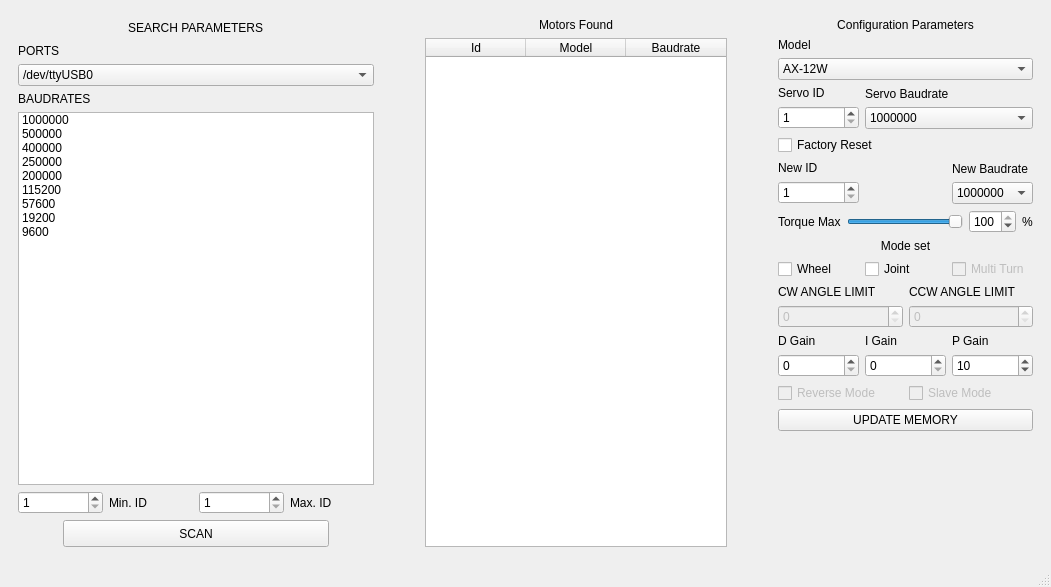
<?xml version="1.0" encoding="UTF-8"?>
<ui version="4.0">
 <class>MainWindow</class>
 <widget class="QMainWindow" name="MainWindow">
  <property name="geometry">
   <rect>
    <x>0</x>
    <y>0</y>
    <width>1051</width>
    <height>587</height>
   </rect>
  </property>
  <property name="minimumSize">
   <size>
    <width>1051</width>
    <height>587</height>
   </size>
  </property>
  <property name="windowTitle">
   <string>MainWindow</string>
  </property>
  <property name="styleSheet">
   <string notr="true"/>
  </property>
  <widget class="QWidget" name="centralwidget">
   <layout class="QGridLayout" name="gridLayout_6">
    <item row="0" column="0">
     <widget class="QFrame" name="framesearch">
      <property name="frameShape">
       <enum>QFrame::NoFrame</enum>
      </property>
      <property name="frameShadow">
       <enum>QFrame::Raised</enum>
      </property>
      <layout class="QGridLayout" name="gridLayout">
       <item row="5" column="0">
        <layout class="QHBoxLayout" name="horizontalLayout">
         <item>
          <widget class="QSpinBox" name="id_search_min">
           <property name="accelerated">
            <bool>true</bool>
           </property>
           <property name="minimum">
            <number>1</number>
           </property>
           <property name="maximum">
            <number>252</number>
           </property>
          </widget>
         </item>
         <item>
          <widget class="QLabel" name="label_4">
           <property name="text">
            <string>Min. ID</string>
           </property>
          </widget>
         </item>
         <item>
          <widget class="QSpinBox" name="id_search_max">
           <property name="accelerated">
            <bool>true</bool>
           </property>
           <property name="minimum">
            <number>1</number>
           </property>
           <property name="maximum">
            <number>252</number>
           </property>
           <property name="singleStep">
            <number>1</number>
           </property>
          </widget>
         </item>
         <item>
          <widget class="QLabel" name="label_5">
           <property name="text">
            <string>Max. ID</string>
           </property>
          </widget>
         </item>
        </layout>
       </item>
       <item row="1" column="0">
        <widget class="QLabel" name="portttxt">
         <property name="text">
          <string>PORTS</string>
         </property>
        </widget>
       </item>
       <item row="2" column="0">
        <widget class="QComboBox" name="port_combox">
         <item>
          <property name="text">
           <string>/dev/ttyUSB0</string>
          </property>
         </item>
         <item>
          <property name="text">
           <string>/dev/ttyUSB1</string>
          </property>
         </item>
        </widget>
       </item>
       <item row="3" column="0">
        <widget class="QLabel" name="BAUDRATEtxt">
         <property name="text">
          <string>BAUDRATES</string>
         </property>
        </widget>
       </item>
       <item row="6" column="0">
        <layout class="QHBoxLayout" name="horizontalLayout_5">
         <item>
          <spacer name="horizontalSpacer">
           <property name="orientation">
            <enum>Qt::Horizontal</enum>
           </property>
           <property name="sizeHint" stdset="0">
            <size>
             <width>40</width>
             <height>20</height>
            </size>
           </property>
          </spacer>
         </item>
         <item>
          <widget class="QPushButton" name="scan_btn">
           <property name="minimumSize">
            <size>
             <width>266</width>
             <height>27</height>
            </size>
           </property>
           <property name="maximumSize">
            <size>
             <width>266</width>
             <height>27</height>
            </size>
           </property>
           <property name="layoutDirection">
            <enum>Qt::LeftToRight</enum>
           </property>
           <property name="styleSheet">
            <string notr="true">background-image: url(:/testebutton.jpg);</string>
           </property>
           <property name="text">
            <string>SCAN</string>
           </property>
          </widget>
         </item>
         <item>
          <spacer name="horizontalSpacer_2">
           <property name="orientation">
            <enum>Qt::Horizontal</enum>
           </property>
           <property name="sizeHint" stdset="0">
            <size>
             <width>40</width>
             <height>20</height>
            </size>
           </property>
          </spacer>
         </item>
        </layout>
       </item>
       <item row="4" column="0">
        <widget class="QListWidget" name="baudrate_list">
         <property name="frameShape">
          <enum>QFrame::StyledPanel</enum>
         </property>
         <property name="frameShadow">
          <enum>QFrame::Sunken</enum>
         </property>
         <property name="lineWidth">
          <number>0</number>
         </property>
         <property name="midLineWidth">
          <number>0</number>
         </property>
         <property name="verticalScrollBarPolicy">
          <enum>Qt::ScrollBarAsNeeded</enum>
         </property>
         <property name="dragEnabled">
          <bool>false</bool>
         </property>
         <property name="dragDropOverwriteMode">
          <bool>false</bool>
         </property>
         <property name="movement">
          <enum>QListView::Static</enum>
         </property>
         <property name="flow">
          <enum>QListView::TopToBottom</enum>
         </property>
         <property name="viewMode">
          <enum>QListView::ListMode</enum>
         </property>
         <property name="uniformItemSizes">
          <bool>false</bool>
         </property>
         <property name="wordWrap">
          <bool>false</bool>
         </property>
         <property name="currentRow">
          <number>-1</number>
         </property>
         <property name="sortingEnabled">
          <bool>false</bool>
         </property>
         <item>
          <property name="text">
           <string>1000000</string>
          </property>
          <property name="checkState">
           <enum>Unchecked</enum>
          </property>
         </item>
         <item>
          <property name="text">
           <string>500000</string>
          </property>
          <property name="checkState">
           <enum>Unchecked</enum>
          </property>
         </item>
         <item>
          <property name="text">
           <string>400000</string>
          </property>
          <property name="checkState">
           <enum>Unchecked</enum>
          </property>
         </item>
         <item>
          <property name="text">
           <string>250000</string>
          </property>
          <property name="checkState">
           <enum>Unchecked</enum>
          </property>
         </item>
         <item>
          <property name="text">
           <string>200000</string>
          </property>
          <property name="checkState">
           <enum>Unchecked</enum>
          </property>
         </item>
         <item>
          <property name="text">
           <string>115200</string>
          </property>
          <property name="checkState">
           <enum>Unchecked</enum>
          </property>
         </item>
         <item>
          <property name="text">
           <string>57600</string>
          </property>
          <property name="checkState">
           <enum>Unchecked</enum>
          </property>
         </item>
         <item>
          <property name="text">
           <string>19200</string>
          </property>
          <property name="checkState">
           <enum>Unchecked</enum>
          </property>
         </item>
         <item>
          <property name="text">
           <string>9600</string>
          </property>
          <property name="checkState">
           <enum>Unchecked</enum>
          </property>
         </item>
        </widget>
       </item>
       <item row="0" column="0">
        <layout class="QHBoxLayout" name="horizontalLayout_8">
         <item>
          <spacer name="horizontalSpacer_3">
           <property name="orientation">
            <enum>Qt::Horizontal</enum>
           </property>
           <property name="sizeHint" stdset="0">
            <size>
             <width>40</width>
             <height>20</height>
            </size>
           </property>
          </spacer>
         </item>
         <item>
          <widget class="QLabel" name="searchparamtxt">
           <property name="text">
            <string>SEARCH PARAMETERS</string>
           </property>
          </widget>
         </item>
         <item>
          <spacer name="horizontalSpacer_4">
           <property name="orientation">
            <enum>Qt::Horizontal</enum>
           </property>
           <property name="sizeHint" stdset="0">
            <size>
             <width>40</width>
             <height>20</height>
            </size>
           </property>
          </spacer>
         </item>
        </layout>
       </item>
      </layout>
     </widget>
    </item>
    <item row="0" column="1">
     <widget class="QFrame" name="framelist">
      <property name="frameShape">
       <enum>QFrame::NoFrame</enum>
      </property>
      <property name="frameShadow">
       <enum>QFrame::Raised</enum>
      </property>
      <layout class="QGridLayout" name="gridLayout_2">
       <item row="0" column="0">
        <widget class="QLabel" name="label_6">
         <property name="enabled">
          <bool>true</bool>
         </property>
         <property name="layoutDirection">
          <enum>Qt::LeftToRight</enum>
         </property>
         <property name="text">
          <string>Motors Found</string>
         </property>
         <property name="alignment">
          <set>Qt::AlignCenter</set>
         </property>
        </widget>
       </item>
       <item row="1" column="0">
        <widget class="QTableWidget" name="table_found">
         <property name="maximumSize">
          <size>
           <width>302</width>
           <height>16777215</height>
          </size>
         </property>
         <column>
          <property name="text">
           <string>Id</string>
          </property>
         </column>
         <column>
          <property name="text">
           <string>Model</string>
          </property>
         </column>
         <column>
          <property name="text">
           <string>Baudrate</string>
          </property>
         </column>
        </widget>
       </item>
      </layout>
     </widget>
    </item>
    <item row="0" column="2">
     <layout class="QVBoxLayout" name="verticalLayout_7">
      <item>
       <widget class="QFrame" name="frameconfig">
        <property name="maximumSize">
         <size>
          <width>273</width>
          <height>523</height>
         </size>
        </property>
        <property name="frameShape">
         <enum>QFrame::NoFrame</enum>
        </property>
        <property name="frameShadow">
         <enum>QFrame::Raised</enum>
        </property>
        <layout class="QGridLayout" name="gridLayout_7">
         <item row="4" column="0">
          <layout class="QHBoxLayout" name="horizontalLayout_2">
           <item>
            <widget class="QLabel" name="torquemaxtxt">
             <property name="text">
              <string>Torque Max</string>
             </property>
            </widget>
           </item>
           <item>
            <widget class="QSlider" name="torque_slider">
             <property name="minimum">
              <number>1</number>
             </property>
             <property name="maximum">
              <number>100</number>
             </property>
             <property name="value">
              <number>100</number>
             </property>
             <property name="tracking">
              <bool>true</bool>
             </property>
             <property name="orientation">
              <enum>Qt::Horizontal</enum>
             </property>
            </widget>
           </item>
           <item>
            <layout class="QHBoxLayout" name="horizontalLayout_4">
             <item>
              <widget class="QSpinBox" name="torque_spin">
               <property name="minimum">
                <number>1</number>
               </property>
               <property name="maximum">
                <number>100</number>
               </property>
               <property name="value">
                <number>100</number>
               </property>
              </widget>
             </item>
             <item>
              <widget class="QLabel" name="label">
               <property name="text">
                <string>%</string>
               </property>
               <property name="alignment">
                <set>Qt::AlignCenter</set>
               </property>
              </widget>
             </item>
            </layout>
           </item>
          </layout>
         </item>
         <item row="8" column="0">
          <layout class="QHBoxLayout" name="horizontalLayout_7">
           <item>
            <widget class="QCheckBox" name="reverse_mode">
             <property name="enabled">
              <bool>false</bool>
             </property>
             <property name="text">
              <string>Reverse Mode</string>
             </property>
            </widget>
           </item>
           <item>
            <widget class="QCheckBox" name="slave_mode">
             <property name="enabled">
              <bool>false</bool>
             </property>
             <property name="text">
              <string>Slave Mode</string>
             </property>
            </widget>
           </item>
          </layout>
         </item>
         <item row="0" column="0">
          <widget class="QLabel" name="label_7">
           <property name="text">
            <string>Configuration Parameters</string>
           </property>
           <property name="alignment">
            <set>Qt::AlignCenter</set>
           </property>
          </widget>
         </item>
         <item row="3" column="0">
          <layout class="QGridLayout" name="gridLayout_3">
           <item row="0" column="0">
            <layout class="QVBoxLayout" name="verticalLayout">
             <item>
              <widget class="QLabel" name="servoidtxt">
               <property name="text">
                <string>Servo ID</string>
               </property>
              </widget>
             </item>
             <item>
              <widget class="QSpinBox" name="servo_id">
               <property name="accelerated">
                <bool>true</bool>
               </property>
               <property name="minimum">
                <number>1</number>
               </property>
               <property name="maximum">
                <number>252</number>
               </property>
              </widget>
             </item>
            </layout>
           </item>
           <item row="1" column="0" colspan="2">
            <widget class="QCheckBox" name="checkBox">
             <property name="text">
              <string>Factory Reset</string>
             </property>
            </widget>
           </item>
           <item row="2" column="0">
            <layout class="QVBoxLayout" name="verticalLayout_3">
             <item>
              <widget class="QLabel" name="newidtxt">
               <property name="text">
                <string>New ID</string>
               </property>
              </widget>
             </item>
             <item>
              <widget class="QSpinBox" name="new_id">
               <property name="accelerated">
                <bool>true</bool>
               </property>
               <property name="minimum">
                <number>1</number>
               </property>
               <property name="maximum">
                <number>252</number>
               </property>
              </widget>
             </item>
            </layout>
           </item>
           <item row="2" column="2">
            <layout class="QVBoxLayout" name="verticalLayout_4">
             <item>
              <widget class="QLabel" name="newbaud">
               <property name="text">
                <string>New Baudrate</string>
               </property>
              </widget>
             </item>
             <item>
              <widget class="QComboBox" name="new_baudlist">
               <item>
                <property name="text">
                 <string>1000000</string>
                </property>
               </item>
               <item>
                <property name="text">
                 <string>500000</string>
                </property>
               </item>
               <item>
                <property name="text">
                 <string>400000</string>
                </property>
               </item>
               <item>
                <property name="text">
                 <string>250000</string>
                </property>
               </item>
               <item>
                <property name="text">
                 <string>200000</string>
                </property>
               </item>
               <item>
                <property name="text">
                 <string>11520</string>
                </property>
               </item>
               <item>
                <property name="text">
                 <string>57600</string>
                </property>
               </item>
               <item>
                <property name="text">
                 <string>19200</string>
                </property>
               </item>
               <item>
                <property name="text">
                 <string>9600</string>
                </property>
               </item>
              </widget>
             </item>
            </layout>
           </item>
           <item row="0" column="1" colspan="2">
            <layout class="QVBoxLayout" name="verticalLayout_2">
             <item>
              <widget class="QLabel" name="servobaudrate">
               <property name="text">
                <string>Servo Baudrate</string>
               </property>
              </widget>
             </item>
             <item>
              <widget class="QComboBox" name="servo_baudlist">
               <item>
                <property name="text">
                 <string>1000000</string>
                </property>
               </item>
               <item>
                <property name="text">
                 <string>500000</string>
                </property>
               </item>
               <item>
                <property name="text">
                 <string>400000</string>
                </property>
               </item>
               <item>
                <property name="text">
                 <string>250000</string>
                </property>
               </item>
               <item>
                <property name="text">
                 <string>200000</string>
                </property>
               </item>
               <item>
                <property name="text">
                 <string>11520</string>
                </property>
               </item>
               <item>
                <property name="text">
                 <string>57600</string>
                </property>
               </item>
               <item>
                <property name="text">
                 <string>19200</string>
                </property>
               </item>
               <item>
                <property name="text">
                 <string>9600</string>
                </property>
               </item>
              </widget>
             </item>
            </layout>
           </item>
          </layout>
         </item>
         <item row="9" column="0">
          <widget class="QPushButton" name="update_memory">
           <property name="maximumSize">
            <size>
             <width>1920</width>
             <height>1080</height>
            </size>
           </property>
           <property name="styleSheet">
            <string notr="true">background-image: url(:/updateeprombut.jpg);</string>
           </property>
           <property name="text">
            <string>UPDATE MEMORY</string>
           </property>
           <property name="flat">
            <bool>false</bool>
           </property>
          </widget>
         </item>
         <item row="6" column="0">
          <layout class="QGridLayout" name="gridLayout_5">
           <item row="0" column="0">
            <widget class="QLabel" name="label_16">
             <property name="text">
              <string>Mode set</string>
             </property>
             <property name="alignment">
              <set>Qt::AlignCenter</set>
             </property>
            </widget>
           </item>
           <item row="1" column="0">
            <layout class="QHBoxLayout" name="horizontalLayout_6">
             <item>
              <widget class="QCheckBox" name="wheel_mode">
               <property name="styleSheet">
                <string notr="true">background-image: url(:/background.jpg);</string>
               </property>
               <property name="text">
                <string>Wheel</string>
               </property>
              </widget>
             </item>
             <item>
              <widget class="QCheckBox" name="joint_mode">
               <property name="autoFillBackground">
                <bool>false</bool>
               </property>
               <property name="text">
                <string>Joint</string>
               </property>
               <property name="checkable">
                <bool>true</bool>
               </property>
               <property name="tristate">
                <bool>false</bool>
               </property>
              </widget>
             </item>
             <item>
              <widget class="QCheckBox" name="multiturn_mode">
               <property name="enabled">
                <bool>false</bool>
               </property>
               <property name="text">
                <string>Multi Turn</string>
               </property>
              </widget>
             </item>
            </layout>
           </item>
           <item row="2" column="0">
            <layout class="QGridLayout" name="gridLayout_4">
             <item row="0" column="0">
              <layout class="QVBoxLayout" name="verticalLayout_6">
               <item>
                <widget class="QLabel" name="label_13">
                 <property name="text">
                  <string>CW ANGLE LIMIT</string>
                 </property>
                </widget>
               </item>
               <item>
                <widget class="QSpinBox" name="cw_anglelimit">
                 <property name="enabled">
                  <bool>false</bool>
                 </property>
                 <property name="frame">
                  <bool>true</bool>
                 </property>
                 <property name="accelerated">
                  <bool>true</bool>
                 </property>
                 <property name="keyboardTracking">
                  <bool>true</bool>
                 </property>
                 <property name="suffix">
                  <string notr="true"/>
                 </property>
                 <property name="maximum">
                  <number>4095</number>
                 </property>
                </widget>
               </item>
              </layout>
             </item>
             <item row="0" column="1">
              <layout class="QVBoxLayout" name="verticalLayout_5">
               <item>
                <widget class="QLabel" name="label_14">
                 <property name="text">
                  <string>CCW ANGLE LIMIT</string>
                 </property>
                </widget>
               </item>
               <item>
                <widget class="QSpinBox" name="ccw_anglelimit">
                 <property name="enabled">
                  <bool>false</bool>
                 </property>
                 <property name="accelerated">
                  <bool>true</bool>
                 </property>
                 <property name="maximum">
                  <number>4095</number>
                 </property>
                </widget>
               </item>
              </layout>
             </item>
            </layout>
           </item>
          </layout>
         </item>
         <item row="1" column="0">
          <widget class="QLabel" name="label_2">
           <property name="text">
            <string>Model</string>
           </property>
          </widget>
         </item>
         <item row="7" column="0">
          <layout class="QVBoxLayout" name="verticalLayout_8">
           <item>
            <layout class="QHBoxLayout" name="horizontalLayout_3">
             <item>
              <widget class="QLabel" name="label_3">
               <property name="text">
                <string>D Gain</string>
               </property>
              </widget>
             </item>
             <item>
              <widget class="QLabel" name="label_8">
               <property name="text">
                <string>I Gain</string>
               </property>
              </widget>
             </item>
             <item>
              <widget class="QLabel" name="label_9">
               <property name="text">
                <string>P Gain</string>
               </property>
              </widget>
             </item>
            </layout>
           </item>
           <item>
            <layout class="QHBoxLayout" name="horizontalLayout_9">
             <item>
              <widget class="QSpinBox" name="d_gain">
               <property name="accelerated">
                <bool>true</bool>
               </property>
               <property name="maximum">
                <number>254</number>
               </property>
              </widget>
             </item>
             <item>
              <widget class="QSpinBox" name="i_gain">
               <property name="accelerated">
                <bool>true</bool>
               </property>
               <property name="maximum">
                <number>254</number>
               </property>
              </widget>
             </item>
             <item>
              <widget class="QSpinBox" name="p_gain">
               <property name="accelerated">
                <bool>true</bool>
               </property>
               <property name="maximum">
                <number>254</number>
               </property>
               <property name="value">
                <number>10</number>
               </property>
              </widget>
             </item>
            </layout>
           </item>
          </layout>
         </item>
         <item row="2" column="0">
          <widget class="QComboBox" name="model_list">
           <item>
            <property name="text">
             <string>AX-12W</string>
            </property>
           </item>
           <item>
            <property name="text">
             <string>AX-12A</string>
            </property>
           </item>
           <item>
            <property name="text">
             <string>AX-18</string>
            </property>
           </item>
           <item>
            <property name="text">
             <string>EX-106+ </string>
            </property>
           </item>
           <item>
            <property name="text">
             <string>RX-24F </string>
            </property>
           </item>
           <item>
            <property name="text">
             <string>RX-28 </string>
            </property>
           </item>
           <item>
            <property name="text">
             <string>RX-64</string>
            </property>
           </item>
           <item>
            <property name="text">
             <string>MX-12W </string>
            </property>
           </item>
           <item>
            <property name="text">
             <string>MX-28</string>
            </property>
           </item>
           <item>
            <property name="text">
             <string>MX-64</string>
            </property>
           </item>
           <item>
            <property name="text">
             <string>MX-106</string>
            </property>
           </item>
          </widget>
         </item>
        </layout>
       </widget>
      </item>
      <item>
       <spacer name="verticalSpacer">
        <property name="orientation">
         <enum>Qt::Vertical</enum>
        </property>
        <property name="sizeHint" stdset="0">
         <size>
          <width>20</width>
          <height>40</height>
         </size>
        </property>
       </spacer>
      </item>
     </layout>
    </item>
   </layout>
  </widget>
  <widget class="QMenuBar" name="menubar">
   <property name="geometry">
    <rect>
     <x>0</x>
     <y>0</y>
     <width>1051</width>
     <height>25</height>
    </rect>
   </property>
  </widget>
  <widget class="QStatusBar" name="statusbar"/>
 </widget>
 <resources/>
 <connections>
  <connection>
   <sender>torque_slider</sender>
   <signal>sliderMoved(int)</signal>
   <receiver>torque_spin</receiver>
   <slot>setValue(int)</slot>
   <hints>
    <hint type="sourcelabel">
     <x>779</x>
     <y>298</y>
    </hint>
    <hint type="destinationlabel">
     <x>846</x>
     <y>297</y>
    </hint>
   </hints>
  </connection>
  <connection>
   <sender>torque_spin</sender>
   <signal>valueChanged(int)</signal>
   <receiver>torque_slider</receiver>
   <slot>setValue(int)</slot>
   <hints>
    <hint type="sourcelabel">
     <x>846</x>
     <y>297</y>
    </hint>
    <hint type="destinationlabel">
     <x>779</x>
     <y>298</y>
    </hint>
   </hints>
  </connection>
  <connection>
   <sender>joint_mode</sender>
   <signal>clicked(bool)</signal>
   <receiver>ccw_anglelimit</receiver>
   <slot>setEnabled(bool)</slot>
   <hints>
    <hint type="sourcelabel">
     <x>759</x>
     <y>352</y>
    </hint>
    <hint type="destinationlabel">
     <x>864</x>
     <y>411</y>
    </hint>
   </hints>
  </connection>
  <connection>
   <sender>joint_mode</sender>
   <signal>clicked(bool)</signal>
   <receiver>cw_anglelimit</receiver>
   <slot>setEnabled(bool)</slot>
   <hints>
    <hint type="sourcelabel">
     <x>759</x>
     <y>352</y>
    </hint>
    <hint type="destinationlabel">
     <x>732</x>
     <y>411</y>
    </hint>
   </hints>
  </connection>
  <connection>
   <sender>joint_mode</sender>
   <signal>clicked(bool)</signal>
   <receiver>wheel_mode</receiver>
   <slot>setDisabled(bool)</slot>
   <hints>
    <hint type="sourcelabel">
     <x>729</x>
     <y>336</y>
    </hint>
    <hint type="destinationlabel">
     <x>657</x>
     <y>346</y>
    </hint>
   </hints>
  </connection>
  <connection>
   <sender>wheel_mode</sender>
   <signal>clicked(bool)</signal>
   <receiver>joint_mode</receiver>
   <slot>setDisabled(bool)</slot>
   <hints>
    <hint type="sourcelabel">
     <x>647</x>
     <y>334</y>
    </hint>
    <hint type="destinationlabel">
     <x>737</x>
     <y>336</y>
    </hint>
   </hints>
  </connection>
  <connection>
   <sender>multiturn_mode</sender>
   <signal>clicked(bool)</signal>
   <receiver>joint_mode</receiver>
   <slot>setDisabled(bool)</slot>
   <hints>
    <hint type="sourcelabel">
     <x>799</x>
     <y>347</y>
    </hint>
    <hint type="destinationlabel">
     <x>709</x>
     <y>342</y>
    </hint>
   </hints>
  </connection>
  <connection>
   <sender>multiturn_mode</sender>
   <signal>clicked(bool)</signal>
   <receiver>wheel_mode</receiver>
   <slot>setDisabled(bool)</slot>
   <hints>
    <hint type="sourcelabel">
     <x>859</x>
     <y>340</y>
    </hint>
    <hint type="destinationlabel">
     <x>634</x>
     <y>343</y>
    </hint>
   </hints>
  </connection>
 </connections>
</ui>
